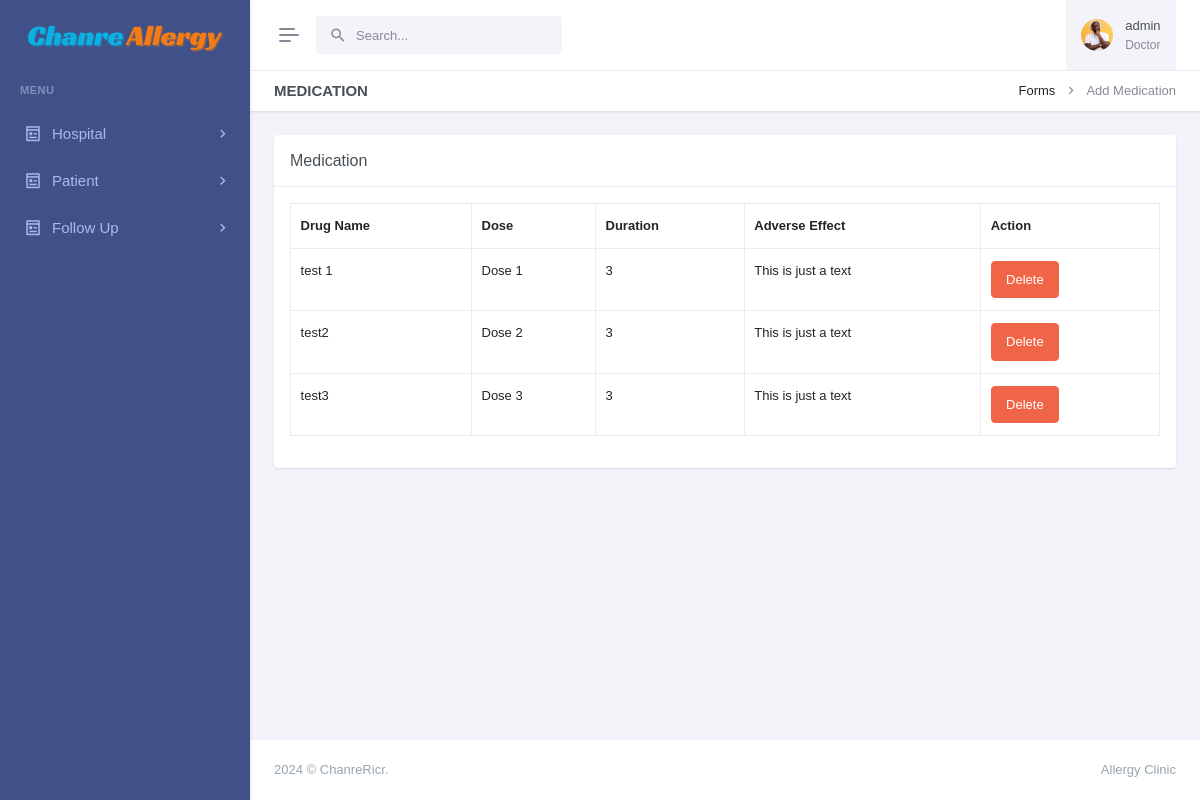
The page /view-medication.php?pid=13235 (signed in) on the database its author committed.
### tables this page shows
CREATE TABLE `tbl_medication` (
  `id` int(11) NOT NULL,
  `drug_name` varchar(255) NOT NULL,
  `dose` varchar(255) NOT NULL,
  `duration` varchar(255) NOT NULL,
  `adverse` text NOT NULL,
  `centerCode` text NOT NULL,
  `centerName` text NOT NULL,
  `patient_id` text NOT NULL,
  `updatedBy` text NOT NULL,
  `createdAt` timestamp NOT NULL DEFAULT current_timestamp()
);

### view-medication.php (the view, shortened to what this page needs)
<?php
include('layout/config.php');
if (strlen($_SESSION['login']) == 0) {
    header('location:index.php');
} else {
    ?>
    <!doctype html>
    <html lang="en" data-layout="vertical" data-topbar="light" data-sidebar="dark" data-sidebar-size="lg"
        data-sidebar-image="none" data-preloader="disable">
    <head>
        <link href="https://cdn.jsdelivr.net/npm/select2@4.1.0-rc.0/dist/css/select2.min.css" rel="stylesheet" />
        <link href="assets/libs/jsvectormap/css/jsvectormap.min.css" rel="stylesheet" type="text/css" />
        <link href="assets/libs/swiper/swiper-bundle.min.css" rel="stylesheet" type="text/css" />
        <link href="assets/css/bootstrap.min.css" rel="stylesheet" type="text/css" />
        <link href="assets/css/icons.min.css" rel="stylesheet" type="text/css" />
        <link href="assets/css/app.min.css" rel="stylesheet" type="text/css" />
        <link href="assets/css/custom.min.css" rel="stylesheet" type="text/css" />
    </head>
    <body>
        <div id="layout-wrapper">
            <?php include('admin/header.php') ?>
            <?php
            include('admin/leftsidebar.php')
                ?>
            <div class="main-content">
                <div class="page-content">
                    <div class="container-fluid">
                        <div class="row">
                            <div class="col-12">
                                <div class="page-title-box d-sm-flex align-items-center justify-content-between">
                                    <h4 class="mb-sm-0">Medication</h4>
                                    <div class="page-title-right">
                                        <ol class="breadcrumb m-0">
                                            <li class="breadcrumb-item"><a href="javascript: void(0);">Forms</a></li>
                                            <li class="breadcrumb-item active">Add Medication</li>
                                        </ol>
                                    </div>
                                </div>
                            </div>
                        </div>
                        <div class="row">
                            <div class="col-lg-12">
                                <div class="card">
                                    <div class="card-header align-items-center d-flex">
                                        <h4 class="card-title mb-0 flex-grow-1">Medication</h4>
                                    </div>
                                    <div class="card-body">
                                        <div class="live-preview">
                                            <div class="table-responsive">
                                                <table id="buttons-datatables" class="display table table-bordered"
                                                    style="width:100%">
                                                    <thead>
                                                        <tr>
                                                            <th>Drug Name</th>
                                                            <th>Dose</th>
                                                            <th>Duration</th>
                                                            <th>Adverse Effect</th>
                                                            <th>Action</th>
                                                        </tr>
                                                    </thead>
                                                    <tbody>
                                                        <?php
                                                        $gid = intval($_GET['pid']);
                                                        $myquery = mysqli_query($conn, "Select * from tbl_medication where patient_id = '$gid'");
                                                        while ($row = mysqli_fetch_array($myquery)) {
                                                            ?>
                                                            <tr>
                                                                <td>
                                                                    <?php echo htmlentities($row['drug_name']) ?>
                                                                </td>
                                                                <td>
                                                                    <?php echo htmlentities($row['dose']) ?>
                                                                </td>
                                                                <td>
                                                                    <?php echo htmlentities($row['duration']) ?>
                                                                </td>
                                                                <td>
                                                                    <?php echo htmlentities($row['adverse']) ?>
                                                                </td>
                                                                <td>
                                                                    <a href="view-medication.php?pid=<?php echo htmlentities($row['patient_id']); ?>&&sid=<?php echo htmlentities($row['id']); ?>&&action=del"
                                                                        onclick="return confirm('Do you reaaly want to delete ?')"
                                                                        class="btn btn-danger">Delete</a>
                                                                </td>
                                                            </tr>
                                                        <?php } ?>
                                                </table>
                                            </div>
                                        </div>
                                    </div>
                                </div>
                            </div>
                        </div>
                    </div>
                </div>
                <?php include('admin/footer.php') ?>
            </div>
        </div>
    </body>
    </html>
<?php } ?>

### rows shown on the page
tbl_medication: drug_name "test 1", dose "Dose 1", duration "3", adverse "This is just a text"
tbl_medication: drug_name "test2", dose "Dose 2", duration "3", adverse "This is just a text"
tbl_medication: drug_name "test3", dose "Dose 3", duration "3", adverse "This is just a text"

### other values the page prints
$_SESSION['adminName'] "admin"
